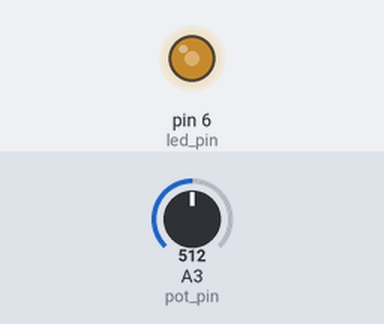
Bench run of a sketch on a simulated Arduino Uno, built with avr-gcc and run on an emulated ATmega328P. Parts: output pins drawn as LEDs (lit = HIGH). The test bench sets the inputs (shaded band); at power-on: A3 (pot_pin) = 512.

Above: at 1.2 s.
1.3 s: A3 (pot_pin) set to 716
At 2.2 s:
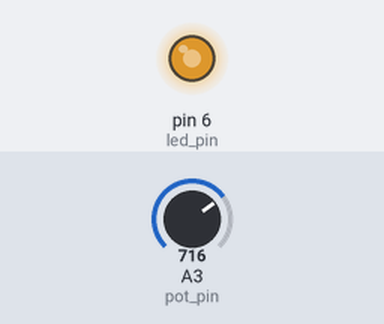
2.8 s: A3 (pot_pin) set to 900
At 3.4 s:
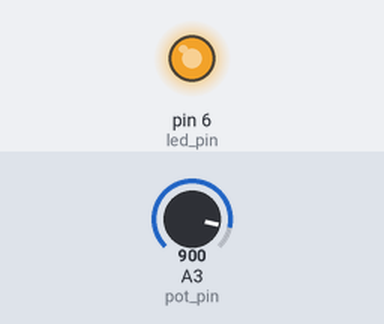
4.3 s: A3 (pot_pin) set to 122
At 5.5 s:
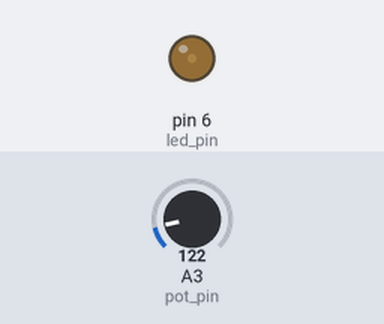
5.8 s: A3 (pot_pin) set to 0
At 6.8 s:
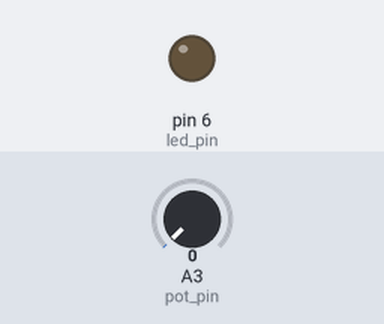
Timing chart, 0 to 8.3 s (numbered marks = the images above; inputs shaded):
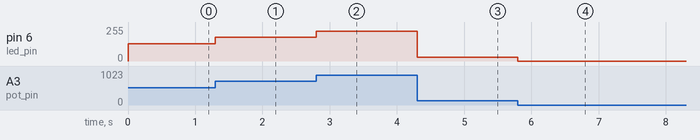

The sketch:

_____________________.ino
```cpp
// Пин, на котором установлен светодиод
#define led_pin 6
// Пин, через который считывается потенциометр
#define pot_pin A3

int pot_state; // Переменная для хранения значения состояния потенциометра
int led_pwm_state; // Переменная для хранения значения состояния ШИМ светодиода

void setup () {
  pinMode(led_pin, OUTPUT); // Установка режима пина светодиода на вывод
  pinMode(pot_pin, INPUT); // Установка режима пина потенциометра на ввод
  Serial.begin(9600); // Инициализация последовательной связи для вывода данных в монитор порта
}

void loop () {
  pot_state = analogRead(pot_pin); // Считывание значения с потенциометра
  led_pwm_state = pot_state / 4; // Вычисление значения ШИМ светодиода
  analogWrite(led_pin, led_pwm_state); // Установка ШИМ значения на пине светодиода
}
```

Measured:
- after the input at 1.3 s, pin 6 (led_pin): 128/255 → 179/255 at once
- after the input at 2.8 s, pin 6 (led_pin): 179/255 → 225/255 at once
- after the input at 4.3 s, pin 6 (led_pin): 225/255 → 30/255 at once
- after the input at 5.8 s, pin 6 (led_pin): 30/255 → 0/255 at once
